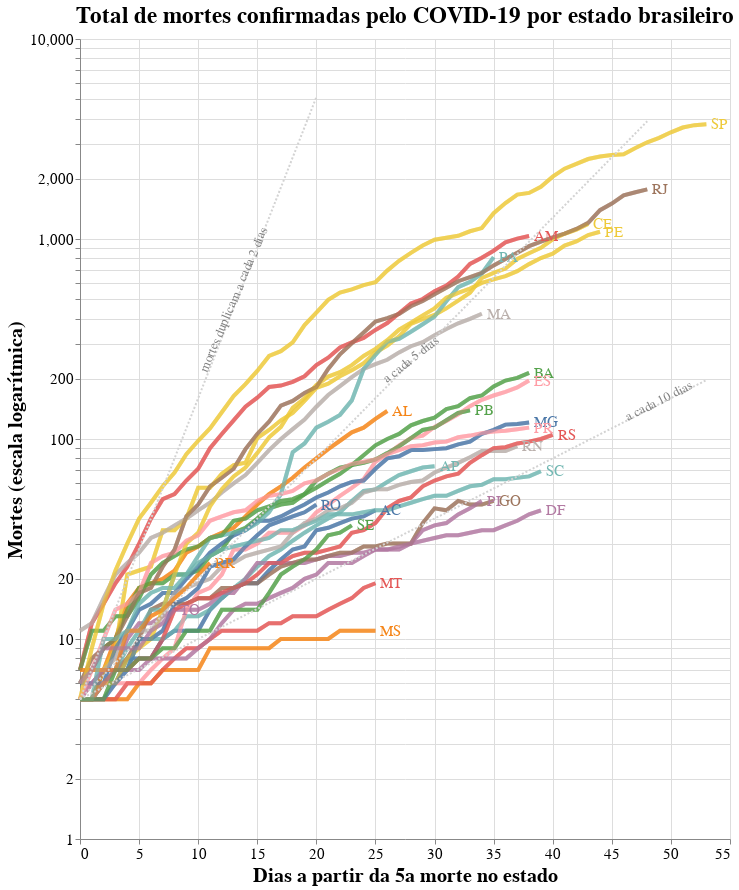

This figure's notebook cell:
### Code cell
import altair as alt

# Selection tool
selection = alt.selection_single(fields=['state'])
# Color change when clicked
color = alt.condition(selection,
                    alt.Color('state:N'),
                    alt.value('lightgray'))


# Base altair plot 
base = alt.Chart(deaths_long, title="Total de mortes confirmadas pelo COVID-19 por estado brasileiro").mark_line(strokeWidth=4, opacity=0.7).encode(
    x=alt.X('Day'),
    y=alt.Y('Deaths', scale=alt.Scale(type='log')),
    color=alt.Color('state', legend=None),
)

# Chart
chart = base.encode(
  color=alt.condition(selection, 'state:N', alt.value('lightgray')),
  tooltip=[alt.Tooltip('state:N', title = 'Estado'), alt.Tooltip('yearmonthdate(Date):N', title = 'Data', format = '%d/%m/%Y'), alt.Tooltip('Deaths:N', title = 'Mortes')]
).add_selection(
  selection
)

# Overlay
overlay = base.encode(
  color='state',
  opacity=alt.value(0.5),
).transform_filter(
  selection
)

# Text labels
text = base.mark_text(
    align='left',
    dx=5,
    size=15
).encode(
    x=alt.X('Day', aggregate='max',  axis=alt.Axis(title='Dias a partir da 5a morte no estado')),
    y=alt.Y('Deaths', aggregate={'argmax': 'Day'}, axis=alt.Axis(title='Mortes (escala logarítmica)')),
    text='state'
).transform_filter(
    selection
)

# Add doubling line

## Death doubles every 2 days
j = 0
for i in range(0,deaths_long.Day.max()):
    if 5*pow(2,(i/2)) < deaths_long.Deaths.max():
      j = i+2

source2 = alt.sequence(start=0, stop=j, step=1, as_='x')

double2 = alt.Chart(source2).mark_line(strokeDash=[2,2]).transform_calculate(
    double2='5*pow(2,(datum.x/2))'
).transform_fold(
    ['double2']
).encode(
    x='x:Q',
    y='value:Q',
    color=alt.value('lightgray')
)

text2 = alt.Chart({'values':[{'x': 13, 'y': 500}]}).mark_text(
    text='mortes duplicam a cada 2 dias', angle=293,
    size=13,
    color = 'gray'
).encode(
    x='x:Q', y='y:Q'
)

## Death doubles every 5 days
j = 0
for i in range(0,deaths_long.Day.max()):
    if 5*pow(2,(i/5)) < deaths_long.Deaths.max():
      j = i+2

source5 = alt.sequence(start=0, stop=j, step=1, as_='x')

double5 = alt.Chart(source5).mark_line(strokeDash=[2,2]).transform_calculate(
    double5='5*pow(2,(datum.x/5))'
).transform_fold(
    ['double5']
).encode(
    x='x:Q',
    y='value:Q',
    color=alt.value('lightgray')
)

text5 = alt.Chart({'values':[{'x': 28, 'y': 250}]}).mark_text(
    text='a cada 5 dias', angle=322,
    size=13,
    color = 'gray'
).encode(
    x='x:Q', y='y:Q'
)

## Death doubles every 10 days
j = 0
for i in range(0,deaths_long.Day.max()):
    if 5*pow(2,(i/10)) < deaths_long.Deaths.max():
      j = i+2

source10 = alt.sequence(start=0, stop=j, step=1, as_='x')

double10 = alt.Chart(source10).mark_line(strokeDash=[2,2]).transform_calculate(
    double10='5*pow(2,(datum.x/10))'
).transform_fold(
    ['double10']
).encode(
    x='x:Q',
    y='value:Q',
    color=alt.value('lightgray')
)

text10 = alt.Chart({'values':[{'x': 49, 'y': 155}]}).mark_text(
    text='a cada 10 dias', angle=333,
    size=13,
    color = 'gray'
).encode(
    x='x:Q', y='y:Q'
)

# Sum it all up
alt.layer(chart, overlay, text, double2, double5, double10, text2, text5, text10).configure_axis(
    labelFontSize=15,
    titleFontSize=20
).configure_title(
    fontSize=23
).properties(
    width=650,
    height=800
)


# Sum em up!
#chart + overlay + text

### Figure 1 — Vega-Lite specification as saved in the notebook (floating-point values rounded to 4 significant figures; data arrays with more than 128 entries replaced by an {"elided": "..."} marker saying what was removed)
{"config": {"view": {"continuousWidth": 400, "continuousHeight": 300}, "axis": {"labelFontSize": 15, "titleFontSize": 20}, "title": {"fontSize": 23}}, "layer": [{"data": {"name": "data-e29860dd23a78e418675e2c4bd652cea"}, "mark": {"type": "line", "opacity": 0.7, "strokeWidth": 4}, "encoding": {"color": {"condition": {"type": "nominal", "field": "state", "selection": "selector004"}, "value": "lightgray"}, "tooltip": [{"type": "nominal", "field": "state", "title": "Estado"}, {"type": "nominal", "field": "Date", "format": "%d/%m/%Y", "timeUnit": "yearmonthdate", "title": "Data"}, {"type": "nominal", "field": "Deaths", "title": "Mortes"}], "x": {"type": "quantitative", "field": "Day"}, "y": {"type": "quantitative", "field": "Deaths", "scale": {"type": "log"}}}, "selection": {"selector004": {"type": "single", "fields": ["state"]}}, "title": "Total de mortes confirmadas pelo COVID-19 por estado brasileiro"}, {"data": {"name": "data-e29860dd23a78e418675e2c4bd652cea"}, "mark": {"type": "line", "opacity": 0.7, "strokeWidth": 4}, "encoding": {"color": {"type": "nominal", "field": "state"}, "opacity": {"value": 0.5}, "x": {"type": "quantitative", "field": "Day"}, "y": {"type": "quantitative", "field": "Deaths", "scale": {"type": "log"}}}, "title": "Total de mortes confirmadas pelo COVID-19 por estado brasileiro", "transform": [{"filter": {"selection": "selector004"}}]}, {"data": {"name": "data-e29860dd23a78e418675e2c4bd652cea"}, "mark": {"type": "text", "align": "left", "dx": 5, "size": 15}, "encoding": {"color": {"type": "nominal", "field": "state", "legend": null}, "text": {"type": "nominal", "field": "state"}, "x": {"type": "quantitative", "aggregate": "max", "axis": {"title": "Dias a partir da 5a morte no estado"}, "field": "Day"}, "y": {"type": "quantitative", "aggregate": {"argmax": "Day"}, "axis": {"title": "Mortes (escala logarítmica)"}, "field": "Deaths"}}, "title": "Total de mortes confirmadas pelo COVID-19 por estado brasileiro", "transform": [{"filter": {"selection": "selector004"}}]}, {"data": {"sequence": {"start": 0, "stop": 21, "step": 1, "as": "x"}}, "mark": {"type": "line", "strokeDash": [2, 2]}, "encoding": {"color": {"value": "lightgray"}, "x": {"type": "quantitative", "field": "x"}, "y": {"type": "quantitative", "field": "value"}}, "transform": [{"calculate": "5*pow(2,(datum.x/2))", "as": "double2"}, {"fold": ["double2"]}]}, {"data": {"sequence": {"start": 0, "stop": 49, "step": 1, "as": "x"}}, "mark": {"type": "line", "strokeDash": [2, 2]}, "encoding": {"color": {"value": "lightgray"}, "x": {"type": "quantitative", "field": "x"}, "y": {"type": "quantitative", "field": "value"}}, "transform": [{"calculate": "5*pow(2,(datum.x/5))", "as": "double5"}, {"fold": ["double5"]}]}, {"data": {"sequence": {"start": 0, "stop": 54, "step": 1, "as": "x"}}, "mark": {"type": "line", "strokeDash": [2, 2]}, "encoding": {"color": {"value": "lightgray"}, "x": {"type": "quantitative", "field": "x"}, "y": {"type": "quantitative", "field": "value"}}, "transform": [{"calculate": "5*pow(2,(datum.x/10))", "as": "double10"}, {"fold": ["double10"]}]}, {"data": {"name": "data-bf3a284e2fbb064d7dde36f27f5d5a49"}, "mark": {"type": "text", "angle": 293, "color": "gray", "size": 13, "text": "mortes duplicam a cada 2 dias"}, "encoding": {"x": {"type": "quantitative", "field": "x"}, "y": {"type": "quantitative", "field": "y"}}}, {"data": {"name": "data-91a6abd35c00440d3f0d2923267a6aad"}, "mark": {"type": "text", "angle": 322, "color": "gray", "size": 13, "text": "a cada 5 dias"}, "encoding": {"x": {"type": "quantitative", "field": "x"}, "y": {"type": "quantitative", "field": "y"}}}, {"data": {"name": "data-2eac9c7d18f7f12218ff550666a009db"}, "mark": {"type": "text", "angle": 333, "color": "gray", "size": 13, "text": "a cada 10 dias"}, "encoding": {"x": {"type": "quantitative", "field": "x"}, "y": {"type": "quantitative", "field": "y"}}}], "height": 800, "width": 650, "$schema": "https://vega.github.io/schema/vega-lite/v4.8.1.json", "datasets": {"data-e29860dd23a78e418675e2c4bd652cea": {"elided": "924 records"}, "data-bf3a284e2fbb064d7dde36f27f5d5a49": [{"x": 13, "y": 500}], "data-91a6abd35c00440d3f0d2923267a6aad": [{"x": 28, "y": 250}], "data-2eac9c7d18f7f12218ff550666a009db": [{"x": 49, "y": 155}]}}
